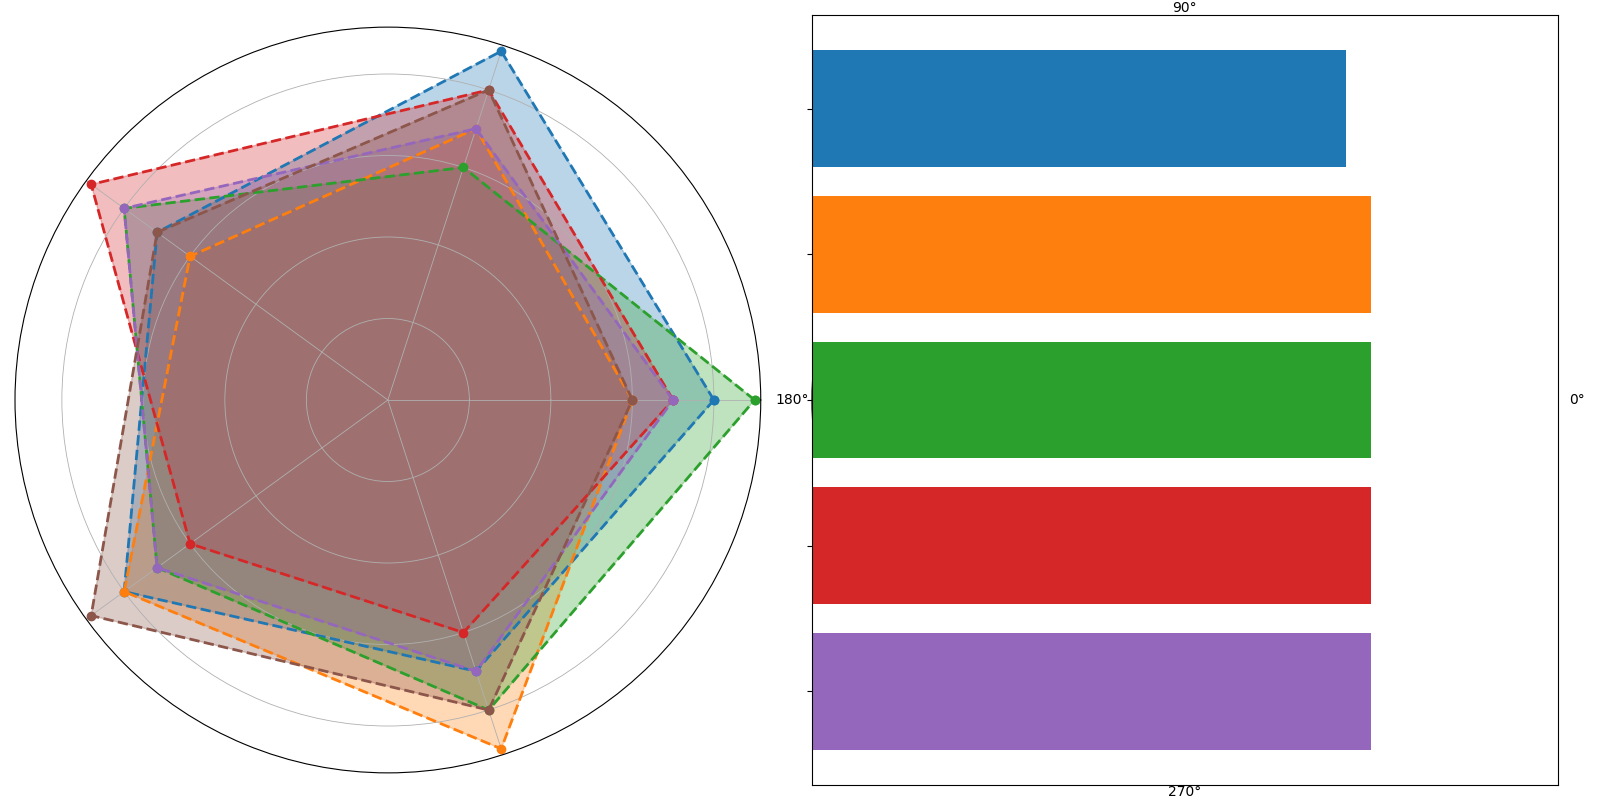

Recreate this plot in Python.
import matplotlib.pyplot as plt
import numpy as np

categories = ['Communication', 'Energy', 'Transportation', 'Health', 'Education']
num_vars = len(categories)

nova_terra = [8, 9, 7, 8, 7]
zynorra = [6, 7, 6, 8, 9]
kaleron = [9, 6, 8, 7, 8]
pyrros = [7, 8, 9, 6, 6]
elumir = [7, 7, 8, 7, 7]
thulani = [6, 8, 7, 9, 8]

average_scores = [
    np.mean([nova_terra[i], zynorra[i], kaleron[i], pyrros[i], elumir[i], thulani[i]]) 
    for i in range(num_vars)
]

def create_radar_chart(ax, data, color):
    angles = np.linspace(0, 2 * np.pi, num_vars, endpoint=False).tolist()
    data += data[:1]
    angles += angles[:1]
    
    ax.fill(angles, data, color=color, alpha=0.3)
    ax.plot(angles, data, color=color, linestyle='--', linewidth=2, marker='o')

fig, axs = plt.subplots(1, 2, figsize=(16, 8), subplot_kw={'projection': 'polar'})

create_radar_chart(axs[0], nova_terra, '#1f77b4')
create_radar_chart(axs[0], zynorra, '#ff7f0e')
create_radar_chart(axs[0], kaleron, '#2ca02c')
create_radar_chart(axs[0], pyrros, '#d62728')
create_radar_chart(axs[0], elumir, '#9467bd')
create_radar_chart(axs[0], thulani, '#8c564b')
axs[0].set_yticklabels([])
axs[0].set_xticks(np.linspace(0, 2 * np.pi, num_vars, endpoint=False))
axs[0].set_xticklabels([])  # Removed category labels
axs[0].grid(True, linestyle='-', linewidth=0.6)

axs[1] = fig.add_subplot(1, 2, 2)
axs[1].barh(categories, average_scores, color=['#1f77b4', '#ff7f0e', '#2ca02c', '#d62728', '#9467bd'])
axs[1].set_xlim(0, 10)
axs[1].invert_yaxis()
axs[1].set_yticklabels([])  # Removed category labels
axs[1].set_xticks([])  # Removed x-axis labels
for i, score in enumerate(average_scores):
    pass  # Removed textual annotations

plt.tight_layout()
plt.show()
